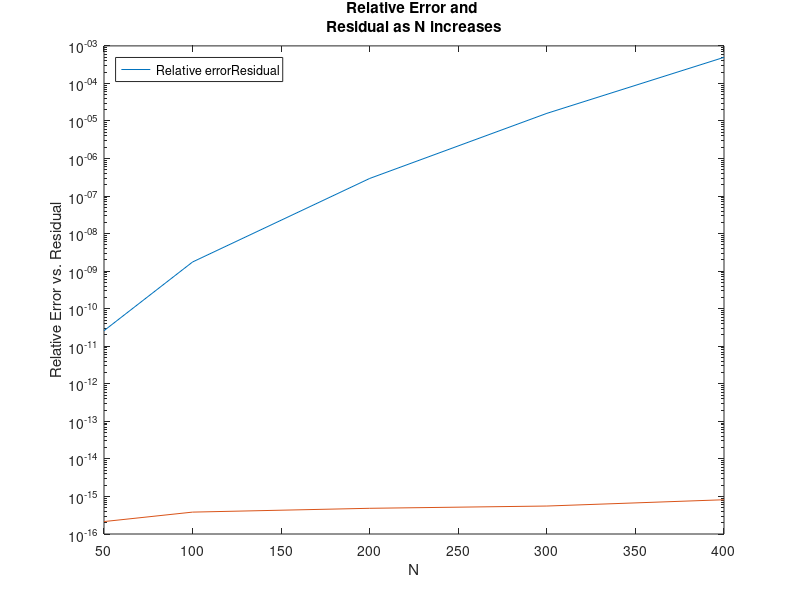
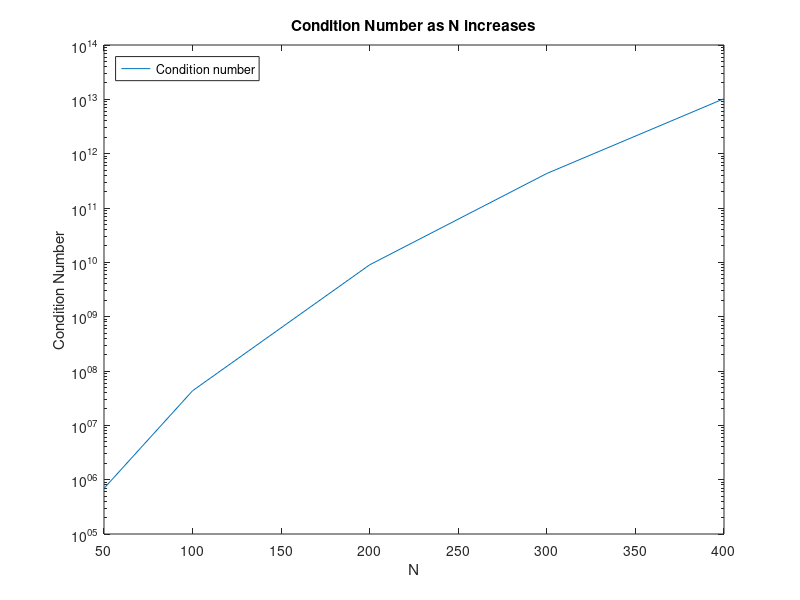

Write the MATLAB code that produced these figures, in order.
close all
clc

ns = [50,100,200,300,400];

list_of_A = cell(1,5);
rel_errors = zeros(1,5);
residuals = zeros(1,5);
condition_nums = zeros(1,5);

for a=1:5
    n = ns(a);
    A = zeros(n,n);
    for i=1:n
        for j=1:n
            % The function to fill out our matrices.
            A(i,j) = sqrt(2*(i-j)^2 + n/5);
        end
    end
    
    % Calculating single values for our problem.
    x_exact = ones([n,1]);
    b = A * x_exact;
    x_c = A\b;
    rel_error = norm(x_c - x_exact,2) / norm(x_exact,2);
    residual = norm(b - (A * x_c), 2) / norm(b,2);
    
    % Inserting our values into lists
    list_of_A{a} = A;
    rel_errors(a) = rel_error;
    residuals(a) = residual;
    condition_nums(a) = cond(A);
    
end

% Plotting relative error and residuals
figure
error_plot = semilogy(ns, rel_errors);
hold on
residual_plot = semilogy(ns, residuals);
title({"Relative Error and ", "Residual as N increases"});
ylabel("Relative Error vs. Residual");
xlabel("N");
hold off

legend([error_plot residual_plot], ["Relative error", "Residual"],...
        'Location','Northwest');

% Plotting the condition number
figure
semilogy(ns, condition_nums);
title("Condition Number as N increases");
ylabel("Condition Number");
xlabel("N");
legend("Condition number",'Location','Northwest');




